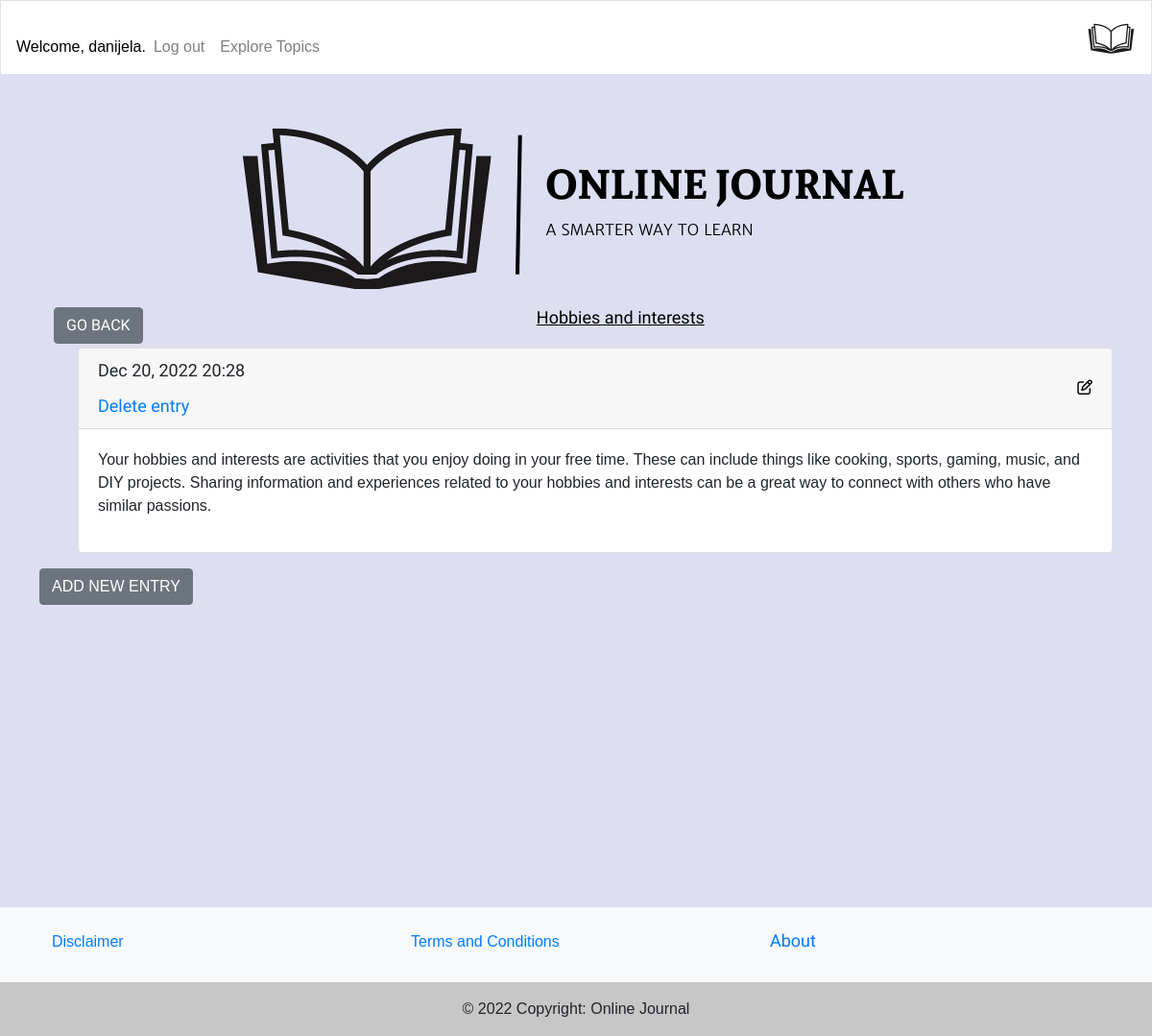
The app's page /topics/11 (signed in) with its own data.
### learning_logs/models.py (models this page shows, shortened)
class Topic(models.Model):
    text = models.CharField(max_length=200, validators=[validate_non_numeric, validate_special_characters])
    date_added = models.DateTimeField(auto_now_add=True)
    def __str__(self):
        return self.text

class Entry(models.Model):
    topic = models.ForeignKey(Topic, on_delete=models.CASCADE)
    text = models.TextField()
    date_added = models.DateTimeField(auto_now_add=True)

### learning_logs/views.py (the view)
# urls.py: path('topics/<int:topic_id>', views.topic, name='topic'),
@login_required
def topic(request, topic_id):
    topic = get_object_or_404(Topic, id=topic_id)
    entries = topic.entry_set.order_by('-date_added')
    context = {'topic': topic, 'entries': entries}
    return render(request, 'learning_logs/topic.html', context)

### learning_logs/templates/learning_logs/topic.html
{% extends 'learning_logs/base.html' %}
{% block page_header %}
<h3 class="topic-on-hand"><a class="btn btn-secondary go-back" href="javascript:history.back()">Go back</a> {{ topic }}</h3>
{% endblock page_header %}
{% block content %}
<ul>
  {% for entry in entries %}
  <li class="entry-list">
  <div class="card mb-3">
    <h4 class="card-header">
      {{ entry.date_added|date:'M d, Y H:i' }}
      <small><a href="{% url 'learning_logs:edit_entry' entry.id %}">
          <i class="fa-regular fa-pen-to-square edit"></i></a></small>
          <a href="{% url 'learning_logs:delete_entry' entry.id %}">Delete entry</a>
    </h4>
    <div class="card-body">
      {{ entry.text|linebreaks }}
    </div>
  </div>
</li>
  {% empty %}
  <p>There are currently no entries.</p>
  {% endfor %}
</ul>
<p>
  <a class="new-entry btn btn-secondary" href="{% url 'learning_logs:new_entry' topic.id %}" role="button">Add new
    entry</a>
</p>
{% endblock content %}

### learning_logs/templates/learning_logs/base.html (shortened to what this page needs)
<!DOCTYPE html>
{% load bootstrap4 %}
{% load static %}
<html lang="en">
<head>
  {% block css %}
  <link rel="stylesheet" href="https://cdn.jsdelivr.net/npm/bootstrap@4.6.2/dist/css/bootstrap.min.css"
>
  {% endblock %}
  <link rel="stylesheet" href='{% static "css/styles.css" %}' type="text/css">
</head>
<body>
  <nav class="navbar navbar-expand-md mb-4 border navbar-light">
    <div class="collapse navbar-collapse" id="navbarTogglerDemo01">
      <ul class="navbar-nav">
        {% if user.is_authenticated %}
        <li class="nav-item">
          <span class="navbar-text">Welcome, {{ user.username }}.</span>
        </li>
        <li class="nav-item">
          <a class="nav-link" href="{% url 'users:logout' %}">Log out</a>
        </li>
        {% else %}
        <li class="nav-item">
          <a class="nav-link" href="{% url 'users:login' %}">Log in</a></li>
        <li class="nav-item">
          <a class="nav-link" href="{% url 'users:register' %}">Register</a>
        {% endif %}
      </ul>
      <ul class="navbar-nav">
        <li class="nav-item">
          <a class="nav-link" href="{% url 'learning_logs:topics'%}">
            Explore Topics</a></li>
      </ul>
    </div>
    <a class="navbar-brand mx-auto" href="{% url 'learning_logs:index'%}">
      <img src="{% static 'images/navbar-logo.png' %}" alt="Logo">
      </a>
  </nav>
  <main class="container">
    <div class="container-md">
      <img class="logo-img" src="{% static 'images/logo.png' %}" alt="Logo">
      {% block page_header %} {% endblock page_header %}
    </div>
    <div>
      {% block content %}{% endblock content%}
    </div>
  </main>
  {% include 'learning_logs/footer.html' %}
</body>
</html>

### learning_logs/static/css/styles.css (style rules this page uses)
h1, h2, h3, h4, h5, h6 { font-family: 'Sura', sans-serif; font-size: large; }
body { background-color: #dedef3; font-family: 'Merriweather', sans-serif; }
.navbar { background: white; }
.navbar-brand { color: rgb(255 255 255); text-transform: uppercase; }
.nav-item, .nav-link { color: black; }
.navbar-light .navbar-text { color: black!important; }
.new-entry { text-transform: uppercase; color: white; }
.edit { display: flex !important; flex-wrap: wrap; flex-direction: row; align-items: flex-start; justify-content: flex-end; color: black; }
.topic-on-hand { text-decoration: underline; color: black; text-align: center; }
.btn-secondary.go-back { float: left!important; }
main.container { padding: 11px; margin-bottom: 18rem; }
ul { margin-top: 20px!important; }
.container-md { text-align: center; }
img { display: block !important; margin: auto !important; }
.go-back { color: white; text-decoration: none; text-transform: uppercase; }
li.entry-list { list-style-type: none; }

### records on screen
Topic: text "Hobbies and interests"
Entry: date_added "Dec 20, 2022 20:28", text "Your hobbies and interests are activities that you enjoy doing in your free time. These can include things like cooking, sports, gaming, music, and DIY projects. Sharing information and experiences related to your hobbies and interests can be a great way to connect with others who have similar passions."

### other values on screen
{{ user.username }} "danijela"
